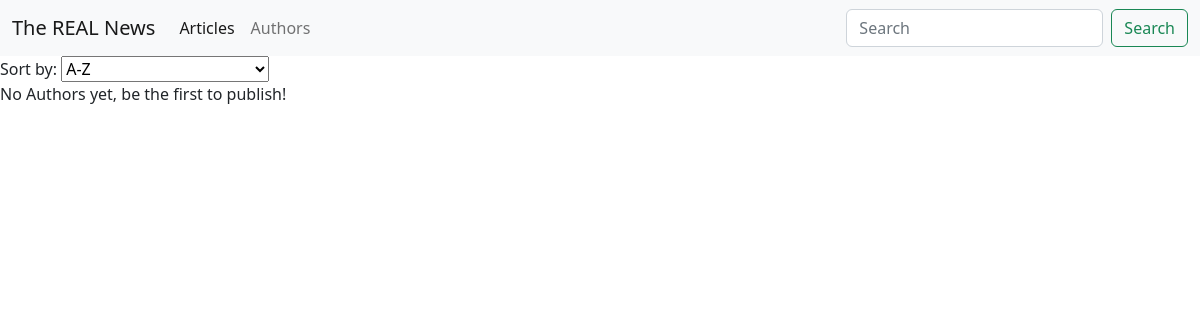
/authors/, run on an earlier commit of the app's database.
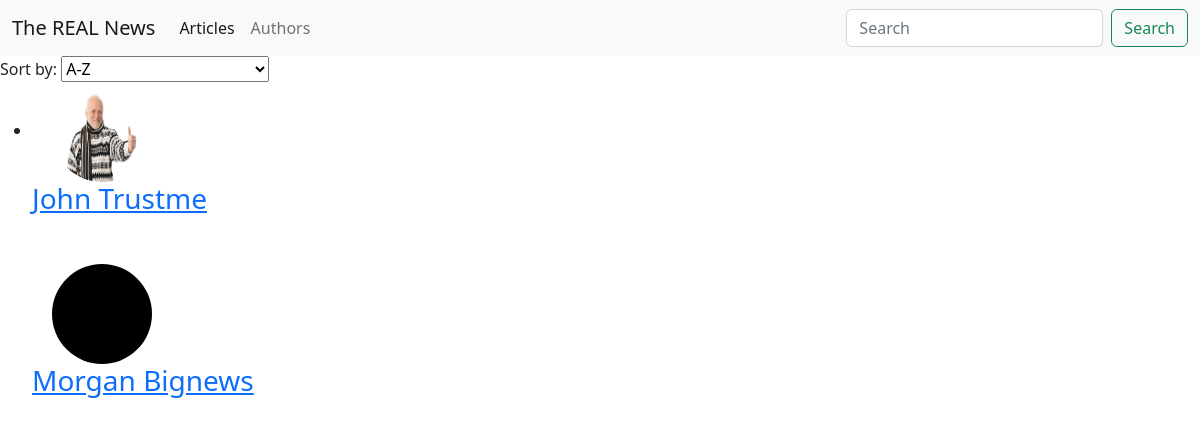
And on a later commit of the database.
### authors/models.py (models this page shows, shortened)
class Author(models.Model):
    name = models.CharField(max_length=50)
    bio_text = models.CharField(max_length=200)
    bio_edit = models.DateTimeField("info date edited")
    picture = models.ImageField(
        upload_to="author_pictures/", blank=True, null=True
    )

### authors/views.py (the view)
# urls.py: path("", views.index, name="index"),
def index(request):
    authors = Author.objects.all()
    if sort := request.GET.get("sort"):
        if sort == "A-Z":
            authors = authors.order_by("name")
        elif sort == "Z-A":
            authors = authors.order_by("-name")
        elif sort == "Most Articles":
            authors = authors.annotate(
                article_count=Count("article")
            ).order_by("-article_count")
        elif sort == "Least Articles":
            authors = authors.annotate(
                article_count=Count("article")
            ).order_by("article_count")
        elif sort == "Most Recently Published":
            authors = authors.annotate(
                max_pub_date=Max("article__pub_date")
            ).order_by("-max_pub_date")
        else:
            authors = authors.annotate(
                min_pub_date=Min("article__pub_date")
            ).order_by("min_pub_date")
    else:
        authors = authors.order_by("name")
        sort = "A-Z"
    sort_options = (
        "A-Z",
        "Z-A",
        "Most Articles",
        "Least Articles",
        "Most Recently Published",
        "Least Recently Published",
    )
    context = {
        "authors_lst": authors,
        "sort_p": sort,
        "sort_options": sort_options,
    }
    return render(request, "index.html", context)

### authors/templates/index.html
{% include 'base.html' %}
<form action="{% url 'index' %}" method="get">
    <label for="sort">Sort by:</label>
    <select name="sort" id="sort" onchange="this.form.submit()">
        {% for option_value in sort_options %}
        <option value="{{ option_value }}" {% if sort_order == option_value %} selected {% endif %}>{{ option_value }}</option>
        {% endfor %}
    </select>
</form>
{% if authors_lst %}
<div>
  {% for author in authors_lst %}
  <ul>
    {% if author.picture %}
    <li><img src="{{ author.picture.url }}" alt="{{ author.name }}'s Picture"
    style="width: 100px; height: 100px; border-radius: 50%;  margin-left:
           20px;">
      {% else %}
            <div style="width: 100px; height: 100px; border-radius: 50%; margin-left: 20px; background-color: black;"></div>
          {% endif %}
      <h3> <a href="{% url "author"  author_id=author.pk %}">{{ author.name}}</a></h3>
  <br> </li>
  </ul>
  {% endfor %}
</div>
{% else %}
<p> No Authors yet, be the first to publish!</p>
{% endif %}

What changed in the data, as far as the page shows it:
added Author: picture (picture), name "John Trustme"
added Author: name "Morgan Bignews"
Also different on the page:
text no longer shown: "No Authors yet, be the first to publish!"
